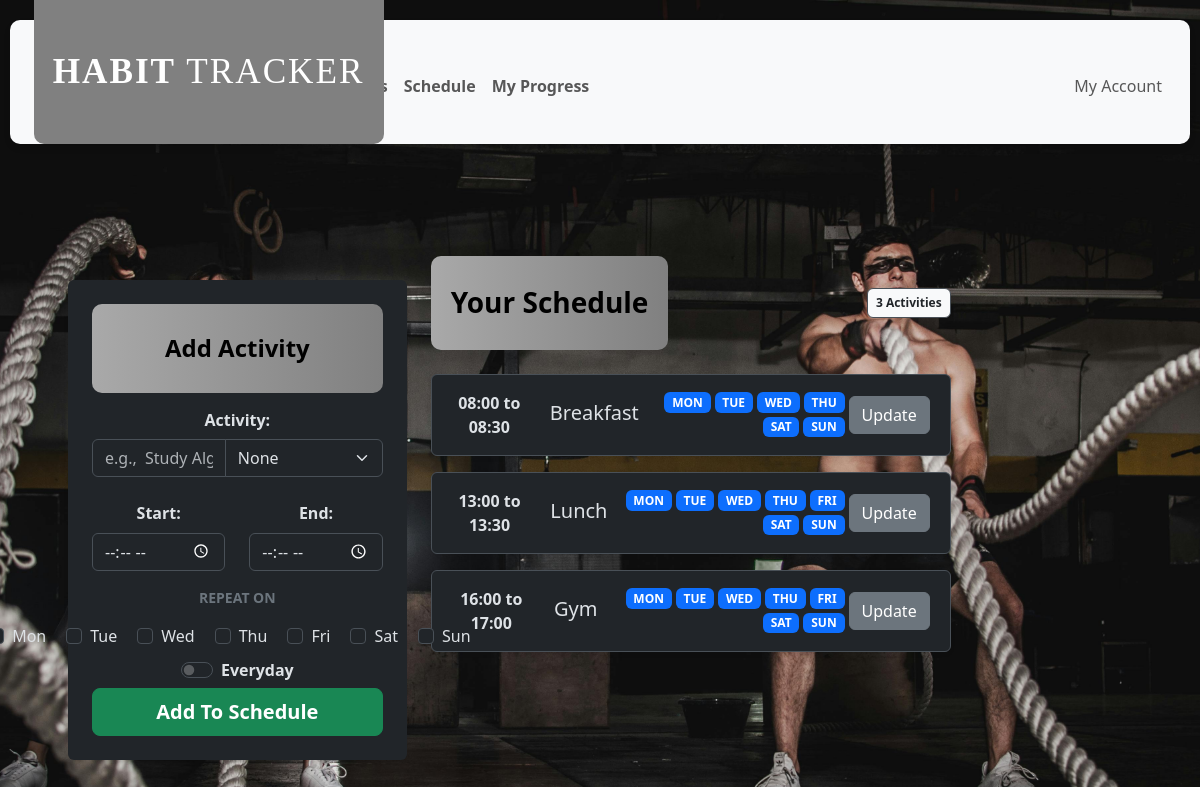
The page /myroutine (signed in) on the database its author committed.
### tables this page shows
CREATE TABLE schedule(
id INTEGER PRIMARY KEY AUTOINCREMENT,
user_id INTEGER NOT NULL,
habit_id INTEGER,
activity_name TEXT NOT NULL,
start_time TIME NOT NULL,
end_time TIME NOT NULL,
monday BOOLEAN DEFAULT 0,
tuesday BOOLEAN DEFAULT 0,
wednesday BOOLEAN DEFAULT 0,
thursday  BOOLEAN DEFAULT 0,
friday BOOLEAN DEFAULT 0,
saturday  BOOLEAN DEFAULT 0,
sunday BOOLEAN DEFAULT 0,
FOREIGN KEY (user_id) REFERENCES users(id),
FOREIGN KEY (habit_id) REFERENCES habits(id)
);

### app.py (the view, shortened to what this page needs)
@app.route("/myroutine", methods = ["POST", "GET"])
@login_required
def myroutine():
    if request.method == "GET":
        user_id = session["user_id"]
        db.execute("SELECT * FROM habits WHERE user_id = ?", (user_id, ))
        habits = db.fetchall()
        db.execute("SELECT * FROM schedule WHERE user_id = ? ORDER BY start_time ASC", (user_id, ))
        schedule = db.fetchall()
        return render_template("schedule.html", habits = habits, schedule_items = schedule)

### helpers.py (called while the page is built)
def login_required(f):
    @wraps(f)
    def decorated_function(*args, **kwargs):
        if session.get("user_id") is None:
            return redirect("/login")
        return f(*args, **kwargs)
    return decorated_function

### templates/schedule.html (shortened to what this page needs)
{% extends "layout.html" %}
{% block main %}
    <div class= "container-fluid px-5">
        <div class = "row" data-bs-theme="dark">
            <div class = " col-12 col-lg-4 mb-4">
                <div class = "shadow-sm border-0 sticky-top mb-5 card mt-4" style="top: 20px; z-index: 1;">
                    <div class = "card-body p-4">
                        <h4 class = "habit-header text-center mb-2 fw-bold">Add Activity</h4>
                        <form action = "/myroutine" method = "post">
                            <div class = "mb-4">
                                <label class = "col-form-label fw-bold" for = "habit">Activity: </label>
                                <div class = "input-group">
                                    <input class = "form-control" name = "activity_name" type = "text" required placeholder = "e.g.,  Study Algorithms" autocomplete= "off">
                                    <select name = "linked-habit_id" class = "form-select">
                                        <option value = "" selected>None</option>
                                    </select>
                                </div>
                            </div>
                            <div class = "row mb-3">
                                <div class = "col-6 ">
                                    <label class = "form-label fw-bold" >Start: </label>
                                    <input class = "form-control"  type = "time" name = "start" required>
                                </div>
                                <div class = "col-6 ">
                                    <label class = "form-label fw-bold" >End: </label>
                                    <input  class = "form-control" type = "time" name = "end" required >
                                </div>
                            </div>
                            <div class = "mb-1">
                                <div class = "col-12">
                                    <label class = "form-label text-secondary text-uppercase small d-block fw-bold mb-3" >Repeat On</label>
                                    <div class = "d-flex justify-content-center gap-1">
                                        <div class="form-check form-check-inline">
                                            <input class="form-check-input" type="checkbox" name="days" value="mon" id="mon">
                                            <label class="form-check-label" for="mon">Mon</label>
                                        </div>
                                        <div class="form-check form-check-inline">
                                            <input class="form-check-input" type="checkbox" name="days" value="tue" id="tue">
                                            <label class="form-check-label" for="tue">Tue</label>
                                        </div>
                                        <div class="form-check form-check-inline">
                                            <input class="form-check-input" type="checkbox" name="days" value="wed" id="wed">
                                            <label class="form-check-label" for="wed">Wed</label>
                                        </div>
                                        <div class="form-check form-check-inline">
                                            <input class="form-check-input" type="checkbox" name="days" value="thu" id="thu">
                                            <label class="form-check-label" for="thu">Thu</label>
                                        </div>
                                        <div class="form-check form-check-inline">
                                            <input class="form-check-input" type="checkbox" name="days" value="fri" id="fri">
                                            <label class="form-check-label" for="fri">Fri</label>
                                        </div>
                                        <div class="form-check form-check-inline">
                                            <input class="form-check-input" type="checkbox" name="days" value="sat" id="sat">
                                            <label class="form-check-label" for="sat">Sat</label>
                                        </div>
                                        <div class="form-check form-check-inline">
                                            <input class="form-check-input" type="checkbox" name="days" value="sun" id="sun">
                                            <label class="form-check-label" for="sun">Sun</label>
                                        </div>
                                    </div>
                                   <div class="d-flex justify-content-center mt-2">
                                        <div class="form-check form-switch">
                                            <input class="form-check-input" type="checkbox" id="everyday">
                                            <label class="form-check-label fw-bold" for="everyday">Everyday</label>
                                        </div>
                                    </div>
                                </div>
                            </div>
                            <div class = "d-grid">
                                <button type = "submit" class = "btn btn-success btn-lg fw-bold">Add To Schedule</button>
                            </div>
                        </form>
                    </div>
                </div>
            </div>
            <div class = "col-10 col-lg-6">
                <div class = "d-flex justify-content-between align-items-center mb-4">
                    <h3 class = "fw-bold m-0 habit-header">Your Schedule</h3>
                    <span class = "badge bg-light text-dark border p-2">{{ schedule_items | length }} Activities</span>
                </div>
                <div class = "row">
                    {% for item in schedule_items %}
                    <div class = "col-12 mb-3">
                        <div class = "card border shadow-sm">
                            <div class = "card-body align-items-center d-flex">
                                <div class = "text-center" style = "min-width: 80px;">
                                    <div class = "fw-bold">
                                        {{ item.start_time }} to {{ item.end_time }}
                                    </div>
                                </div>
                                <div class = " flex-grow-1">
                                    <h5 class = "mb-1">{{ item.activity_name }}</h5>
                                </div>
                                <div class = "flex-grow-1 gap-1 ">
                                    <div class = "d-flex justify-content-end gap-1 flex-wrap">
                                        {% if item.monday %}
                                            <span class = "badge bg-primary">MON</span>
                                        {% endif %}
                                        {% if item.tuesday %}
                                            <span class = "badge bg-primary">TUE</span>
                                        {% endif %}
                                        {% if item.wednesday %}
                                            <span class = "badge bg-primary">WED</span>
                                        {% endif %}
                                        {% if item.thursday %}
                                            <span class = "badge bg-primary">THU</span>
                                        {% endif %}
                                        {% if item.friday %}
                                            <span class = "badge bg-primary">FRI</span>
                                        {% endif %}
                                        {% if item.saturday %}
                                            <span class = "badge bg-primary">SAT</span>
                                        {% endif %}
                                        {% if item.sunday %}
                                            <span class = "badge bg-primary">SUN</span>
                                        {% endif %}
                                    </div>
                                </div>
                                <div class = "rounded p-1">
                                    <form action = "/update_schedule" method = "get">
                                        <button class = "btn btn-secondary" type = "submit">Update</button>
                                    </form>
                                </div>
                            </div>
                        </div>
                    </div>
                    {% endfor %}
                </div>
            </div>
        </div>
    </div>
{% endblock %}

### templates/layout.html (shortened to what this page needs)
<!DOCTYPE html>
<html lang="en">
    <head>
        <link href="https://cdn.jsdelivr.net/npm/bootstrap@5.3.3/dist/css/bootstrap.min.css" rel="stylesheet">
        <link href = "/static/style.css" rel = "stylesheet">
    </head>
    <body class = "{% if session['user_id'] %} logged-in-bg {% endif %}">
        <div class="hanging-banner">
            <a class = "navbar-brand" style= "font-family: 'Pirata One', 'cursive'; font-size: 2.2rem; letter-spacing: 2px;" href="/">
                <span class = "fw-bold">HABIT</span>
                <span class = "fw-normal">TRACKER</span>
            </a>
        </div>
        <nav class = "bg-light navbar navbar-expand-md navbar-light">
            <div class = "container-fluid my-main">
                <div class = "collapse navbar-collapse" id = "navbar">
                    {% if session["user_id"] %}
                        <ul class ="navbar-nav mx-auto mt-2 mb-2 mb-lg-0">
                            <li class = "nav-item fw-bold"><a class = "nav-link" href = "/">Home</a></li>
                            <li class = "nav-item fw-bold"><a class = "nav-link" href = "/habit">Habits</a></li>
                            <li class = "nav-item fw-bold"><a class= "nav-link" href = "/myroutine">Schedule</a></li>
                            <li class = "nav-item fw-bold"><a class= "nav-link" href = "/progress">My Progress</a></li>
                        </ul>
                        <ul class = "navbar-nav mt-2 ms-auto">
                            <li class = "nav-item"><a class = "nav-link" href = "/account">My Account</a></li>
                        </ul>
                    {% else %}
                        <ul class = "navbar-nav ms-auto mt-2 justify-content-center nav nav-pills nav-justified">
                            <li class = "nav-item"><a class ="nav-link btn-primary" href = "/register">Register</a></li>
                            <li class = "nav-item"><a class= "nav-link btn-primary" href = "/login">Log In</a></li>
                        </ul>
                    {% endif %}
                </div>
            </div>
        </nav>
        <main class = "container-fluid main-content-wrapper text-center">
            {% block main %}{% endblock %}
        </main>
    </body>
</html>

### static/style.css (style rules this page uses)
body { width: 100%; min-height: 100vh; margin: 0; padding: 0; }
.logged-in-bg { background-image: url("Img2.jpg"); background-repeat: no-repeat; background-size: cover; background-position: center; }
.navbar { margin-left: 10px; margin-right: 10px; margin-top: 20px; border-radius: 10px; box-shadow: 0 4px 6px rgba(0,0,0,0.1); }
.hanging-banner { color: white; top: 0%; position: absolute; left: 2.8%; width: 350px; height: 18vh; background-color: #808080; z-index: 1050; display: flex; align-items: center; justify-content: center; text-align: center; border-bottom-left-radius: 10px; border-bottom-right-radius: 10px; }
.my-main { color: white; border-radius: 10px; padding: 30px 20px; margin-top: 0%; }
.main-content-wrapper { background-size: cover; background-position: center; width: 100%; min-height: 100vh; display: flex; align-items: center; justify-content:center; padding: 20px; }
.habit-header { background: linear-gradient(90deg, #A9A9A9 0%, #808080 100%); color: black; border-radius: 10px; padding: 30px 20px; }

### rows shown on the page
schedule: start_time "08:00", end_time "08:30", activity_name "Breakfast", monday "MON", tuesday "TUE", wednesday "WED", thursday "THU", saturday "SAT", sunday "SUN"
schedule: start_time "13:00", end_time "13:30", activity_name "Lunch", monday "MON", tuesday "TUE", wednesday "WED", thursday "THU", friday "FRI", saturday "SAT", sunday "SUN"
schedule: start_time "16:00", end_time "17:00", activity_name "Gym", monday "MON", tuesday "TUE", wednesday "WED", thursday "THU", friday "FRI", saturday "SAT", sunday "SUN"

### other values the page prints
{{ schedule_items | length }} "3"
